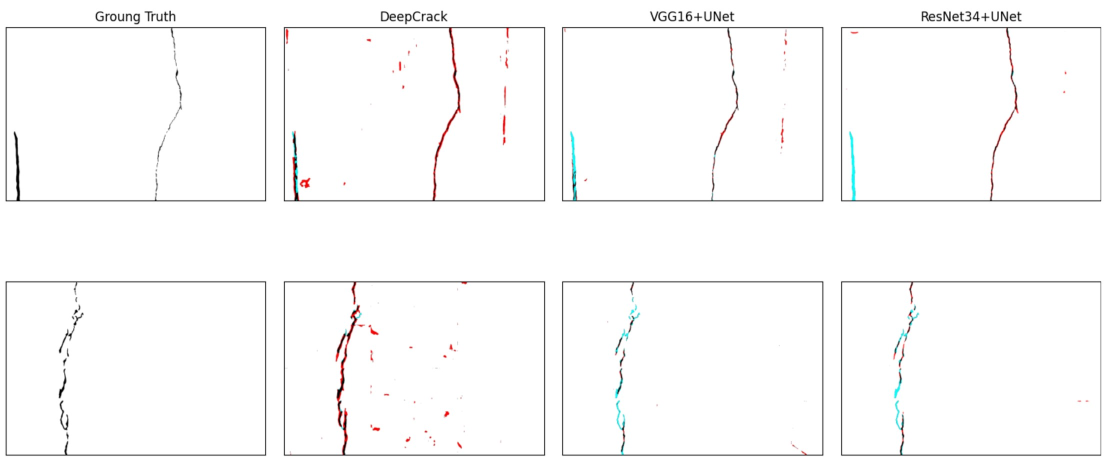
#> input picture example of two models.jpg, 2209 x 928 px, given as the content of the folder /content/drive/MyDrive/Ashplat, which was not available (shown at 1/2 size)
$ python cropimages.py
#> lines starting #> are read from the running program, lines starting #| are printed output that depends on the picture; pictures that were not available may be replaced by others from this repository, and a replacement may not be noted
from glob import glob
import numpy as np
import cv2

#directory that contains images you want to crop.

image_dir="/content/drive/MyDrive/Ashplat/*"
image_files=sorted(glob(image_dir))

for i in range (len(image_files)):
  raw_image=cv2.imread(image_files[i])
#> raw_image is the input picture: shape (928, 2209, 3); mean B, G, R 250.2, 250.2, 250.4
  name_image=image_files[i].split("/")[-1].split(".")[0]
  a=0
  b=0
  h=270
  w=320
  crop_img_1_1 = raw_image[a:a+h, b:b+w]
  crop_img_1_2 = raw_image[a:a+h, b+w:b+2*w]
  crop_img_1_3 = raw_image[a:a+h, b+2*w:b+3*w]
  crop_img_1_4= raw_image[a:a+h, b+3*w:b+4*w]
  crop_img_1_5 = raw_image[a:a+h, b+4*w:b+5*w]
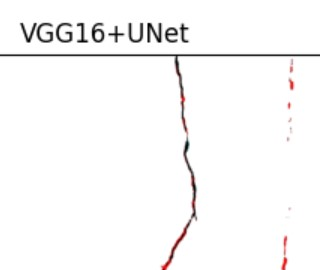
#> crop_img_1_5: shape (270, 320, 3); mean B, G, R 248.4, 248.4, 249.1
  crop_img_1_6 = raw_image[a:a+h, b+5*w:b+6*w]
  crop_img_2_1 = raw_image[a+h:a+2*h, b:b+w]
  crop_img_2_2 = raw_image[a+h:a+2*h, b+w:b+2*w]
  crop_img_2_3 = raw_image[a+h:a+2*h, b+2*w:b+3*w]
  crop_img_2_4 = raw_image[a+h:a+2*h, b+3*w:b+4*w]
  crop_img_2_5 = raw_image[a+h:a+2*h, b+4*w:b+5*w]
  crop_img_2_6 = raw_image[a+h:a+2*h, b+5*w:b+6*w]
  crop_img_3_1 = raw_image[a+2*h:a+3*h, b:b+w]
  crop_img_3_2 = raw_image[a+2*h:a+3*h, b+w:b+2*w]
  crop_img_3_3 = raw_image[a+2*h:a+3*h, b+2*w:b+3*w]
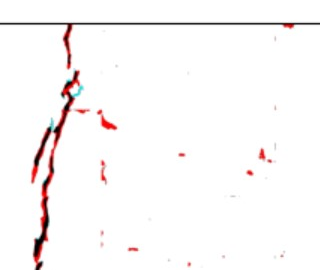
#> crop_img_3_3: shape (270, 320, 3); mean B, G, R 247.5, 247.5, 250.2
  crop_img_3_4 = raw_image[a+2*h:a+3*h, b+3*w:b+4*w]
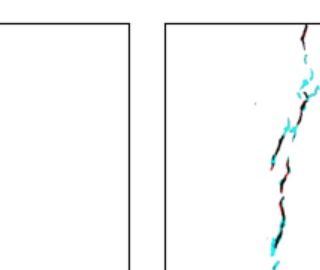
#> crop_img_3_4: shape (270, 320, 3); mean B, G, R 249.6, 249.6, 248.8
  crop_img_3_5 = raw_image[a+2*h:a+3*h, b+4*w:b+5*w]
  crop_img_3_6 = raw_image[a+2*h:a+3*h, b+5*w:b+6*w]
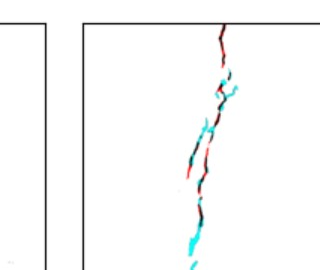
#> crop_img_3_6: shape (270, 320, 3); mean B, G, R 249.5, 249.5, 248.8
  crop_img_4_1 = raw_image[a+3*h:a+4*h, b:b+w]
  crop_img_4_2 = raw_image[a+3*h:a+4*h, b+w:b+2*w]
  crop_img_4_3 = raw_image[a+3*h:a+4*h, b+2*w:b+3*w]
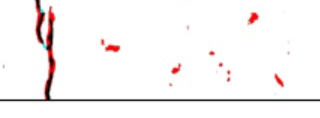
#> crop_img_4_3: shape (118, 320, 3); mean B, G, R 244.6, 244.6, 248
  crop_img_4_4 = raw_image[a+3*h:a+4*h, b+3*w:b+4*w]
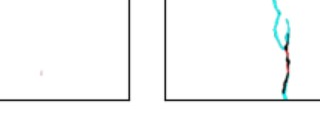
#> crop_img_4_4: shape (118, 320, 3); mean B, G, R 248.2, 248.3, 247.1
  crop_img_4_5 = raw_image[a+3*h:a+4*h, b+4*w:b+5*w]
  crop_img_4_6 = raw_image[a+3*h:a+4*h, b+5*w:b+6*w]
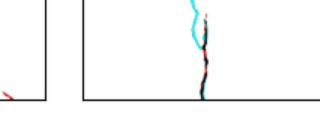
#> crop_img_4_6: shape (118, 320, 3); mean B, G, R 247.7, 247.7, 247.1

  #path for targeted images

  name_path="/content/drive/MyDrive/Asphalt_cropped"


#> (the run stopped early here; a loop or call above may not have finished)
